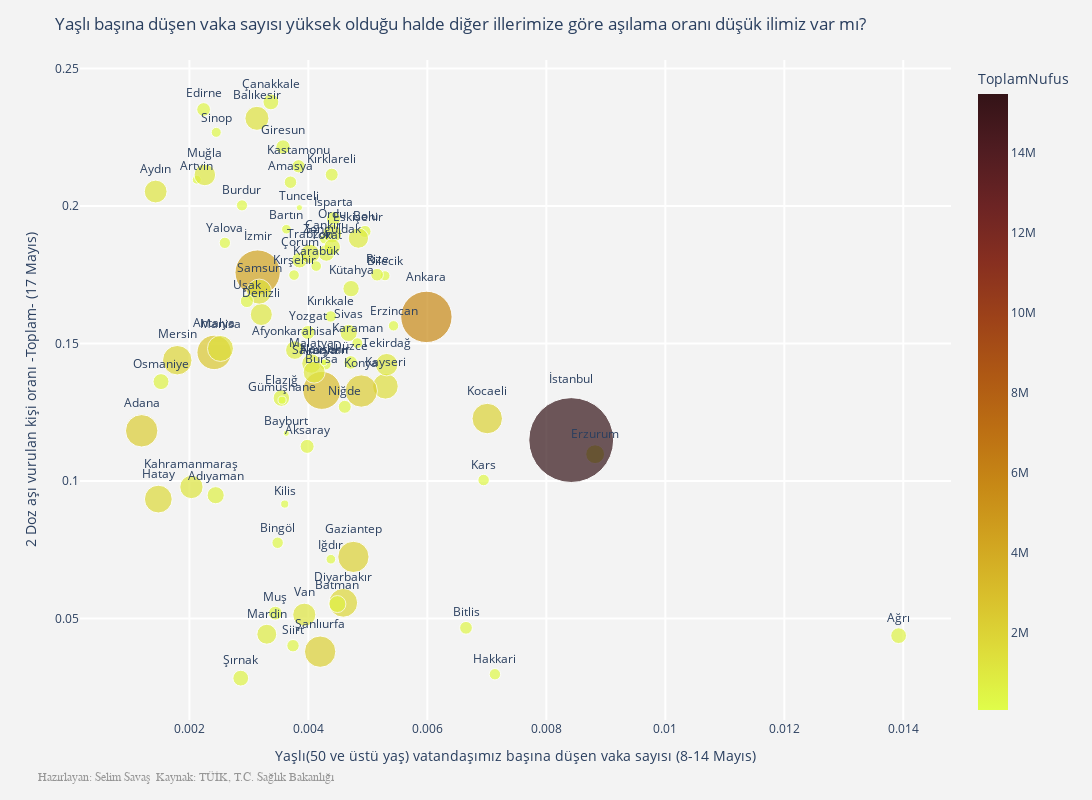

This figure's notebook cell:
### Markdown cell above
### Ana Görselleştirme

### Code cell
veri_paleti = veri_paleti[0:81]


fig = px.scatter(veri_paleti, x="YasliBasinaDusenVakaSayisi", y="AsiOrani",
           size="ToplamNufus", color=veri_paleti["ToplamNufus"],
                 hover_name=veri_paleti.index,
                 color_continuous_scale='Solar_r', size_max=60,text=veri_paleti.index)

fig.update_traces(textposition='top center')

fig.update_layout(
    height=800,
    width=1200,
    title='Yaşlı başına düşen vaka sayısı yüksek olduğu halde diğer illerimize göre aşılama oranı düşük ilimiz var mı?',
    xaxis=dict(
        title='Yaşlı(50 ve üstü yaş) vatandaşımız başına düşen vaka sayısı (8-14 Mayıs)',
        gridcolor='white',
        gridwidth=2,
    ),
    yaxis=dict(
        title='2 Doz aşı vurulan kişi oranı -Toplam- (17 Mayıs)',
        gridcolor='white',
        gridwidth=2,
    ),
    paper_bgcolor='rgb(243, 243, 243)',
    plot_bgcolor='rgb(243, 243, 243)',

)
fig.add_annotation(text="Hazırlayan: Selim Savaş  "+ "Kaynak: TÜİK, T.C. Sağlık Bakanlığı",
                  xref="paper", yref="paper",
                  x=-0.050, y=-0.100, showarrow=False,
                  font=dict(family='Arial', size=12, color='rgb(150,150,150)'))

fig.show()

### Figure 1 — Plotly figure (JSON) as saved in the notebook; plotly's stock layout.template omitted (floating-point values rounded to 4 significant figures)
{"data": [{"hovertemplate": "<b>%{hovertext}</b><br><br>YasliBasinaDusenVakaSayisi=%{x}<br>AsiOrani=%{y}<br>ToplamNufus=%{marker.color}<br>text=%{text}<extra></extra>", "hovertext": ["Adana", "Adıyaman", "Afyonkarahisar", "Ağrı", "Amasya", "Ankara", "Antalya", "Artvin", "Aydın", "Balıkesir", "Bilecik", "Bingöl", "Bitlis", "Bolu", "Burdur", "Bursa", "Çanakkale", "Çankırı", "Çorum", "Denizli", "Diyarbakır", "Edirne", "Elazığ", "Erzincan", "Erzurum", "Eskişehir", "Gaziantep", "Giresun", "Gümüşhane", "Hakkari", "Hatay", "Isparta", "Mersin", "İstanbul", "İzmir", "Kars", "Kastamonu", "Kayseri", "Kırklareli", "Kırşehir", "Kocaeli", "Konya", "Kütahya", "Malatya", "Manisa", "Kahramanmaraş", "Mardin", "Muğla", "Muş", "Nevşehir", "Niğde", "Ordu", "Rize", "Sakarya", "Samsun", "Siirt", "Sinop", "Sivas", "Tekirdağ", "Tokat", "Trabzon", "Tunceli", "Şanlıurfa", "Uşak", "Van", "Yozgat", "Zonguldak", "Aksaray", "Bayburt", "Karaman", "Kırıkkale", "Batman", "Şırnak", "Bartın", "Ardahan", "Iğdır", "Yalova", "Karabük", "Kilis", "Osmaniye", "Düzce"], "legendgroup": "", "marker": {"color": [2258718, 632459, 736912, 535435, 335494, 5663322, 2548308, 169501, 1119084, 1240285, 218717, 281768, 350994, 314802, 267092, 3101833, 541548, 192428, 530126, 1040915, 1783431, 407763, 587960, 234431, 758279, 888828, 2101157, 448721, 141702, 280514, 1659320, 440304, 1868757, 15462452, 4394694, 284923, 376377, 1421455, 361737, 243042, 1997258, 2250020, 576688, 806156, 1450616, 1168163, 854716, 1000773, 411117, 304962, 362071, 761400, 344359, 1042649, 1356079, 331070, 216460, 635889, 1081065, 597861, 811901, 83443, 2115256, 369433, 1149342, 419095, 591204, 423011, 81910, 254919, 278703, 620278, 537762, 198979, 96161, 201314, 276050, 243614, 142792, 548556, 395679], "coloraxis": "coloraxis", "size": [2258718, 632459, 736912, 535435, 335494, 5663322, 2548308, 169501, 1119084, 1240285, 218717, 281768, 350994, 314802, 267092, 3101833, 541548, 192428, 530126, 1040915, 1783431, 407763, 587960, 234431, 758279, 888828, 2101157, 448721, 141702, 280514, 1659320, 440304, 1868757, 15462452, 4394694, 284923, 376377, 1421455, 361737, 243042, 1997258, 2250020, 576688, 806156, 1450616, 1168163, 854716, 1000773, 411117, 304962, 362071, 761400, 344359, 1042649, 1356079, 331070, 216460, 635889, 1081065, 597861, 811901, 83443, 2115256, 369433, 1149342, 419095, 591204, 423011, 81910, 254919, 278703, 620278, 537762, 198979, 96161, 201314, 276050, 243614, 142792, 548556, 395679], "sizemode": "area", "sizeref": 4295.0, "symbol": "circle"}, "mode": "markers+text", "name": "", "showlegend": false, "text": ["Adana", "Adıyaman", "Afyonkarahisar", "Ağrı", "Amasya", "Ankara", "Antalya", "Artvin", "Aydın", "Balıkesir", "Bilecik", "Bingöl", "Bitlis", "Bolu", "Burdur", "Bursa", "Çanakkale", "Çankırı", "Çorum", "Denizli", "Diyarbakır", "Edirne", "Elazığ", "Erzincan", "Erzurum", "Eskişehir", "Gaziantep", "Giresun", "Gümüşhane", "Hakkari", "Hatay", "Isparta", "Mersin", "İstanbul", "İzmir", "Kars", "Kastamonu", "Kayseri", "Kırklareli", "Kırşehir", "Kocaeli", "Konya", "Kütahya", "Malatya", "Manisa", "Kahramanmaraş", "Mardin", "Muğla", "Muş", "Nevşehir", "Niğde", "Ordu", "Rize", "Sakarya", "Samsun", "Siirt", "Sinop", "Sivas", "Tekirdağ", "Tokat", "Trabzon", "Tunceli", "Şanlıurfa", "Uşak", "Van", "Yozgat", "Zonguldak", "Aksaray", "Bayburt", "Karaman", "Kırıkkale", "Batman", "Şırnak", "Bartın", "Ardahan", "Iğdır", "Yalova", "Karabük", "Kilis", "Osmaniye", "Düzce"], "textposition": "top center", "type": "scatter", "x": [0.001198, 0.002442, 0.003772, 0.01392, 0.003699, 0.005984, 0.002416, 0.002123, 0.001433, 0.003135, 0.005288, 0.003483, 0.00665, 0.004952, 0.002884, 0.004225, 0.00337, 0.004268, 0.003852, 0.003209, 0.004586, 0.002239, 0.003546, 0.005432, 0.00882, 0.004841, 0.004757, 0.003574, 0.003558, 0.007135, 0.001478, 0.004424, 0.001796, 0.008418, 0.003147, 0.006946, 0.003835, 0.005295, 0.004392, 0.003759, 0.007007, 0.004889, 0.004718, 0.004051, 0.002522, 0.002034, 0.003301, 0.00226, 0.003444, 0.004283, 0.004612, 0.004401, 0.005155, 0.004097, 0.003173, 0.003742, 0.002451, 0.004677, 0.005316, 0.004303, 0.004028, 0.003849, 0.004198, 0.002966, 0.003931, 0.003992, 0.004401, 0.003979, 0.003629, 0.004823, 0.004376, 0.004488, 0.002863, 0.003631, 0.004261, 0.004378, 0.002596, 0.004132, 0.003603, 0.001523, 0.004711], "xaxis": "x", "y": [0.1182, 0.09482, 0.1476, 0.04373, 0.2087, 0.1597, 0.1468, 0.2096, 0.2053, 0.2319, 0.1746, 0.07752, 0.04658, 0.1908, 0.2002, 0.1329, 0.2379, 0.188, 0.1803, 0.1605, 0.05567, 0.2351, 0.1302, 0.1564, 0.1097, 0.1883, 0.07237, 0.2215, 0.1294, 0.0297, 0.0934, 0.1954, 0.1439, 0.1149, 0.1758, 0.1003, 0.2145, 0.1345, 0.2114, 0.1749, 0.1227, 0.1327, 0.1699, 0.1427, 0.1482, 0.0978, 0.04425, 0.2113, 0.0519, 0.1425, 0.127, 0.19, 0.175, 0.1396, 0.1689, 0.04007, 0.2268, 0.1538, 0.1423, 0.1829, 0.1826, 0.1994, 0.03791, 0.1654, 0.05134, 0.154, 0.1851, 0.1126, 0.1173, 0.1501, 0.1598, 0.05522, 0.02827, 0.1916, 0.1431, 0.07154, 0.1866, 0.1782, 0.09159, 0.1361, 0.1431], "yaxis": "y"}], "layout": {"annotations": [{"font": {"color": "rgb(150,150,150)", "family": "Arial", "size": 12}, "showarrow": false, "text": "Hazırlayan: Selim Savaş  Kaynak: TÜİK, T.C. Sağlık Bakanlığı", "x": -0.05, "xref": "paper", "y": -0.1, "yref": "paper"}], "coloraxis": {"colorbar": {"title": {"text": "ToplamNufus"}}, "colorscale": [[0, "rgb(224, 253, 74)"], [0.09091, "rgb(222, 222, 59)"], [0.1818, "rgb(217, 192, 44)"], [0.2727, "rgb(209, 164, 32)"], [0.3636, "rgb(199, 137, 22)"], [0.4545, "rgb(188, 111, 19)"], [0.5455, "rgb(174, 88, 20)"], [0.6364, "rgb(157, 66, 25)"], [0.7273, "rgb(135, 47, 32)"], [0.8182, "rgb(108, 36, 36)"], [0.9091, "rgb(79, 28, 33)"], [1, "rgb(51, 19, 23)"]]}, "height": 800, "legend": {"itemsizing": "constant", "tracegroupgap": 0}, "margin": {"t": 60}, "paper_bgcolor": "rgb(243, 243, 243)", "plot_bgcolor": "rgb(243, 243, 243)", "title": {"text": "Yaşlı başına düşen vaka sayısı yüksek olduğu halde diğer illerimize göre aşılama oranı düşük ilimiz var mı?"}, "width": 1200, "xaxis": {"anchor": "y", "domain": [0, 1], "gridcolor": "white", "gridwidth": 2, "title": {"text": "Yaşlı(50 ve üstü yaş) vatandaşımız başına düşen vaka sayısı (8-14 Mayıs)"}}, "yaxis": {"anchor": "x", "domain": [0, 1], "gridcolor": "white", "gridwidth": 2, "title": {"text": "2 Doz aşı vurulan kişi oranı -Toplam- (17 Mayıs)"}}}}
